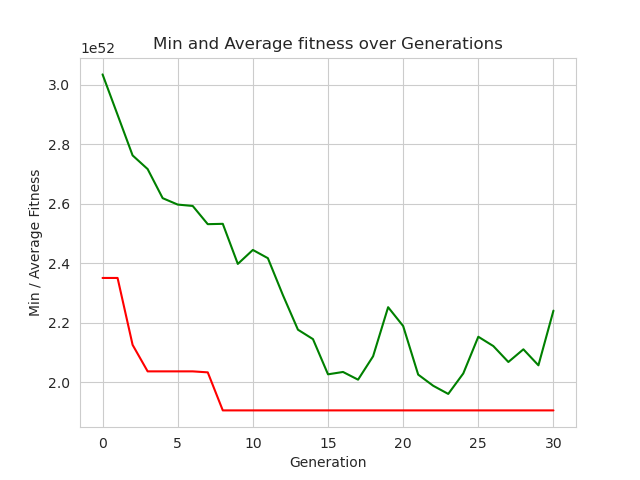

Source code (Python):
from deap import base
from deap import creator
from deap import tools

import random
import numpy as np
import matplotlib.pyplot as plt
import seaborn as sns

import RelaxationTermsFeatureSelectionGB
import elitism

NUM_OF_FEATURES = 56
NUM_OF_SAMPLES  = 1936

# Genetic Algorithm constants
POPULATION_SIZE   = 30
P_CROSSOVER       = 0.9 # probability for crossover
P_MUTATION        = 0.2 # probability for mutating an individual
MAX_GENERATIONS   = 30
HALL_OF_FAME_SIZE = 5

# set the random seed
RANDOM_SEED = 42
random.seed(RANDOM_SEED)

# create the Friedman-1 test class:
relaxation = RelaxationTermsFeatureSelectionGB.RelaxationTermsTest(NUM_OF_FEATURES, NUM_OF_SAMPLES, RANDOM_SEED)

toolbox = base.Toolbox()

# define a single objective, minimizing fitness strategy
creator.create("FitnessMin", base.Fitness, weights=(-1.0,))

# create the Individual class based on list
creator.create("Individual", list, fitness=creator.FitnessMin)

# create an operator that randomly returns 0 or 1
toolbox.register("zeroOrOne", random.randint, 0, 1)

# create the individual operator to fill up an Individual instance
toolbox.register("individualCreator", tools.initRepeat, creator.Individual, toolbox.zeroOrOne, len(relaxation))

# create the population operator to generate a list of individuals
toolbox.register("populationCreator", tools.initRepeat, list, toolbox.individualCreator)


# fitness calculation
def RelaxationTermsTestScore(individual):
    return relaxation.getMSE(individual), # return a tuple


toolbox.register("evaluate", RelaxationTermsTestScore)

# genetic operators for binary list:
toolbox.register("select", tools.selTournament, tournsize=2)
toolbox.register("mate", tools.cxTwoPoint)
toolbox.register("mutate", tools.mutFlipBit, indpb=1.0/len(relaxation))


# Genetic Algorithm flow
def main():

    # create initial population (generation 0)
    population = toolbox.populationCreator(n=POPULATION_SIZE)

    # prepare the statistics object
    stats = tools.Statistics(lambda ind: ind.fitness.values)
    stats.register("min", np.min)
    stats.register("avg", np.mean)

    # define the hall-of-fame object
    hof = tools.HallOfFame(HALL_OF_FAME_SIZE)

    # perform the Genetic Algorithm flow with hof feature added
    population, logbook = elitism.eaSimpleWithElitism(population, toolbox, cxpb=P_CROSSOVER, mutpb=P_MUTATION,
                                                      ngen=MAX_GENERATIONS, stats=stats, halloffame=hof, verbose=True)

    # print best solution found
    best = hof.items[0]
    print("-- Best Ever Individual = ", best)
    print("-- Best Ever Fitness = ", best.fitness.values[0])

    # extract statistics
    minFitnessValues, meanFitnessValues = logbook.select("min", "avg")

    # plot statistics
    sns.set_style("whitegrid")
    plt.plot(minFitnessValues, color='red')
    plt.plot(meanFitnessValues, color='green')
    plt.xlabel('Generation')
    plt.ylabel('Min / Average Fitness')
    plt.title('Min and Average fitness over Generations')
    plt.show()


if __name__ == "__main__":
    main()
